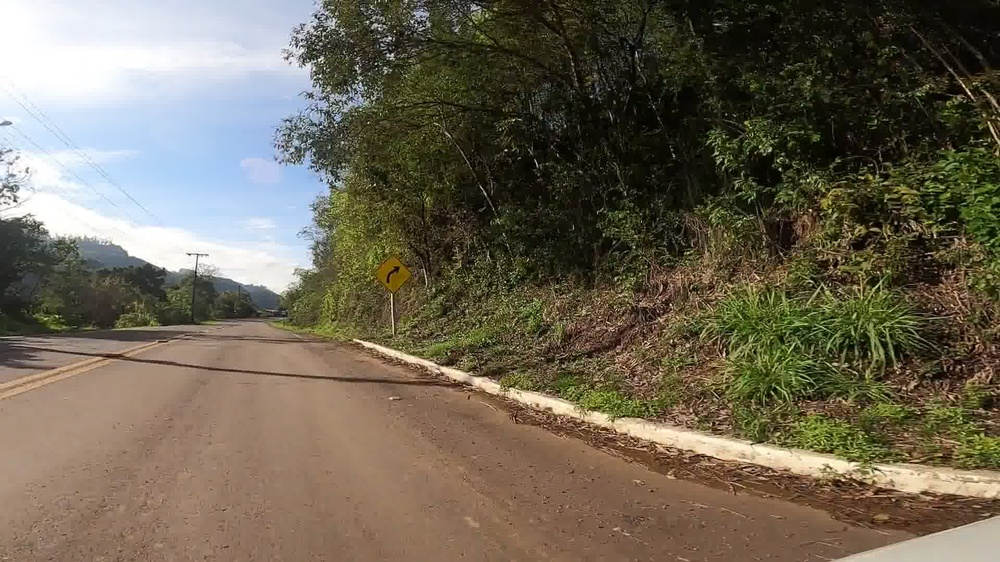
#> input picture images/1167.jpg, 1000 x 562 px, shrunk from 1920 x 1080 before the run
$ python -i mascaras.py   (imports and definitions only)
#> lines starting #> are read from the running program, lines starting #| are printed output that depends on the picture; after the words box and inside, x2 and y2 are one past the last pixel; in counts of white or black regions, pixels touching at a corner belong together
#> further down, picture is the input picture: shape (562, 1000, 3); mean B, G, R 84.5, 101.5, 109.9
import numpy as np
import cv2 as cv

def color_segmentation(img):
    hsv = cv.cvtColor(img, cv.COLOR_BGR2HSV)
#> hsv: shape (562, 1000, 3); mean H, S, V 33.3, 105.6, 115.2

    # Vermelho
    lower_red1 = np.array([0, 130, 90])
    upper_red1 = np.array([10, 255, 255])
    lower_red2 = np.array([170, 130, 90])
    upper_red2 = np.array([180, 255, 255])

    # Amarelo
    lower_yellow = np.array([22, 100, 100])
    upper_yellow = np.array([30, 255, 255])

    mask_red1 = cv.inRange(hsv, lower_red1, upper_red1)
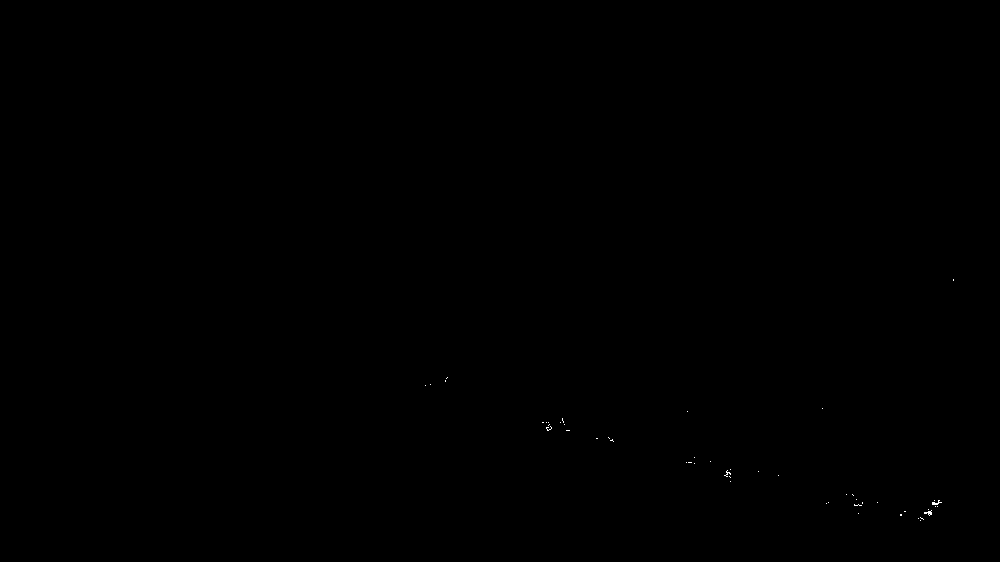
#> mask_red1: shape (562, 1000); 0.03% white in thin lines or dots, all inside (x1, y1, x2, y2) = (425, 279, 954, 521)
    mask_red2 = cv.inRange(hsv, lower_red2, upper_red2)
#> mask_red2: shape (562, 1000); every value is 0
    mask_yellow = cv.inRange(hsv, lower_yellow, upper_yellow)
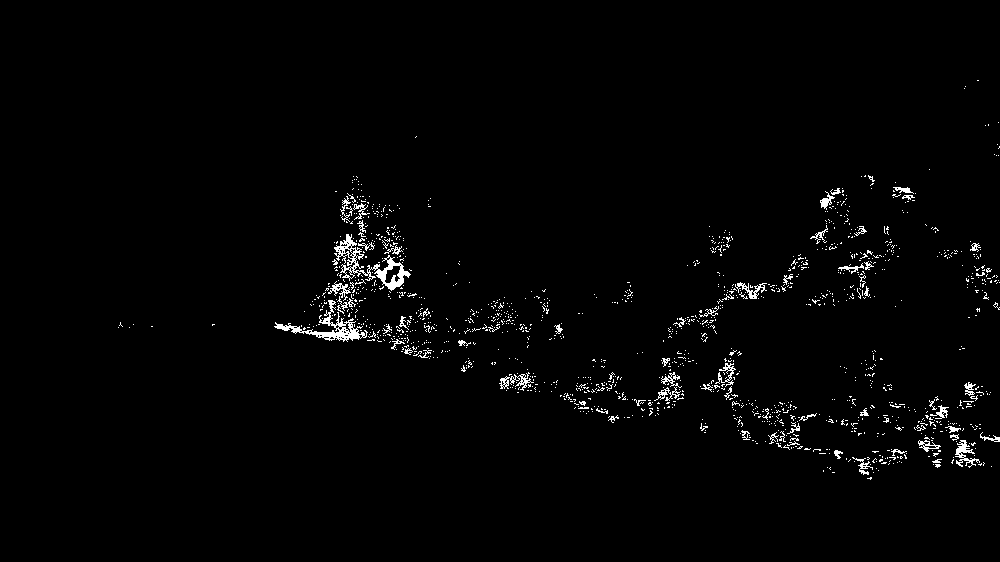
#> mask_yellow: shape (562, 1000); 1.7% white in thin lines or dots, all inside (x1, y1, x2, y2) = (118, 80, 1000, 480)

    mask_combined = cv.bitwise_or(mask_red1, mask_red2)
    mask_combined = cv.bitwise_or(mask_combined, mask_yellow)
#> mask_combined: shape (562, 1000); 1.7% white in thin lines or dots, all inside (x1, y1, x2, y2) = (118, 80, 1000, 521)

    return mask_combined

>>> import cv2
>>> picture = cv2.imread('../images/1167.jpg')
>>> result = color_segmentation(picture)

$ run again, on images/1586.jpg
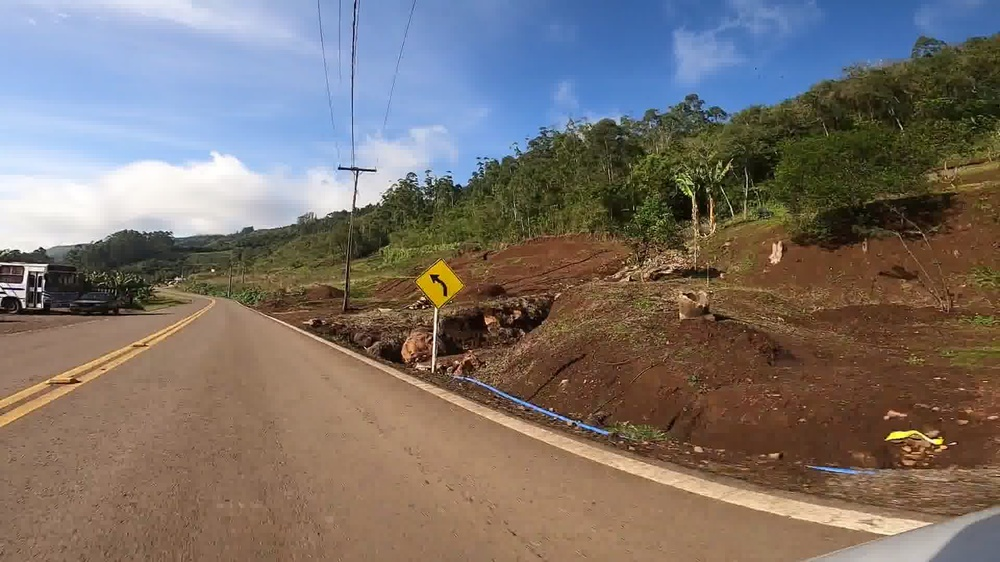
#> input picture images/1586.jpg, 1000 x 562 px, shrunk from 1920 x 1080 before the run
#> picture is the input picture: shape (562, 1000, 3); mean B, G, R 107.4, 113.5, 122.7
#> hsv: shape (562, 1000, 3); mean H, S, V 42.8, 111.5, 143.5
#> in color_segmentation, `mask_red1 = cv.inRange(hsv, lower_red1, upper_red1)`:
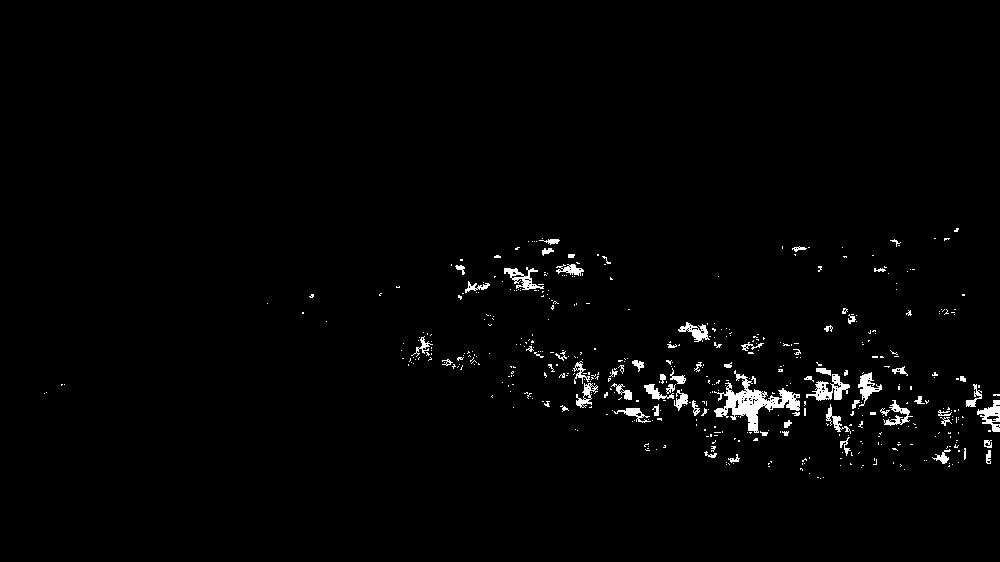
#> mask_red1: shape (562, 1000); 1.6% white; 485 white regions (413 under 20 px), largest, box (x1, y1, x2, y2) and area: (714, 370, 800, 433) 1681, (806, 374, 850, 401) 491, (977, 400, 1000, 432) 354
#> mask_red2: shape (562, 1000); every value is 0
#> mask_yellow: shape (562, 1000); 1.2% white; 436 white regions (397 under 20 px), largest, box (x1, y1, x2, y2) and area: (415, 242, 463, 309) 1298, (350, 261, 409, 289) 696, (277, 265, 344, 288) 669
#> in color_segmentation, `mask_combined = cv.bitwise_or(mask_combined, mask_yellow)`:
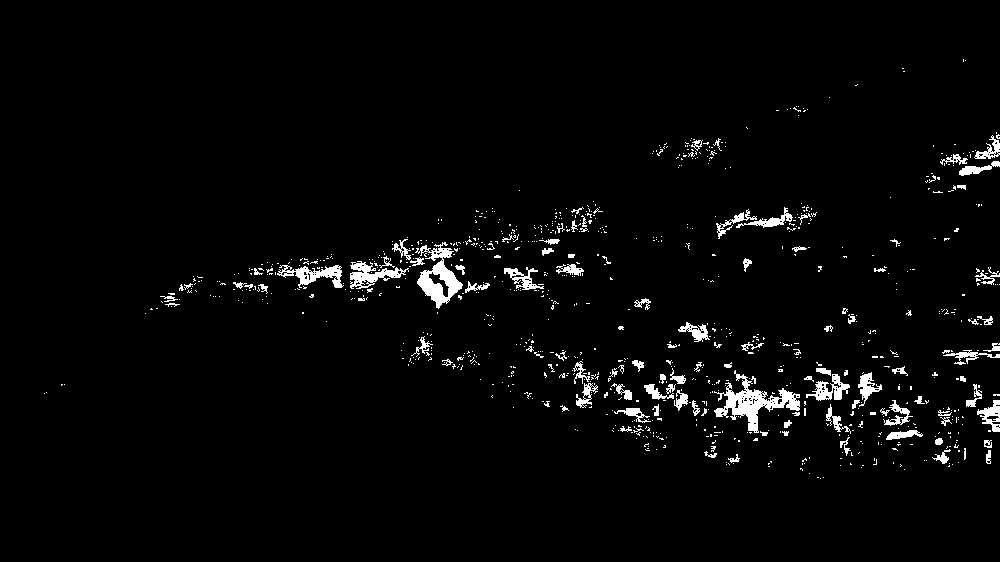
#> mask_combined: shape (562, 1000); 2.8% white; 921 white regions (810 under 20 px), largest, box (x1, y1, x2, y2) and area: (714, 370, 800, 433) 1681, (415, 242, 463, 309) 1298, (350, 261, 409, 289) 696

$ run again, on images/1719.jpg
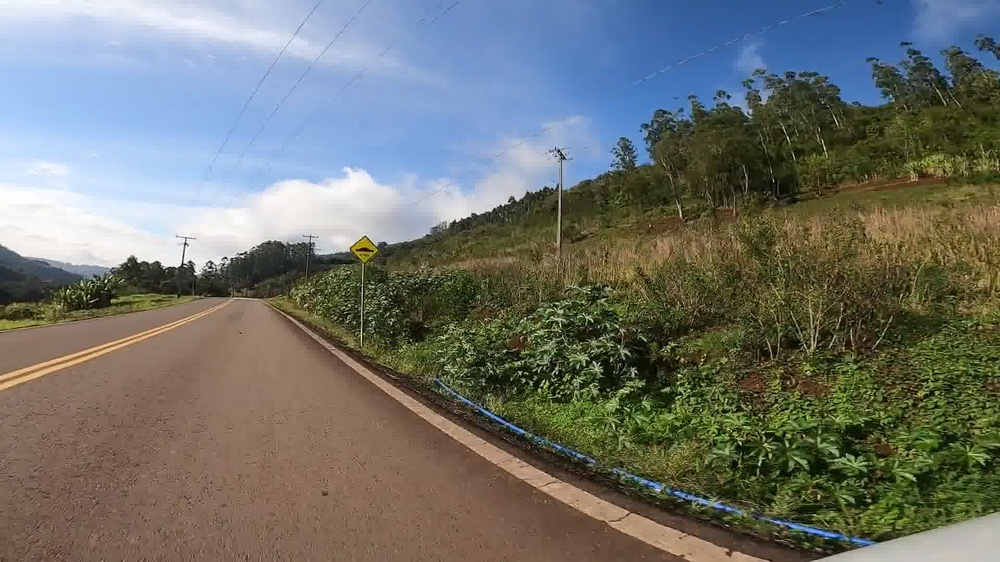
#> input picture images/1719.jpg, 1000 x 562 px, shrunk from 1920 x 1080 before the run
#> picture is the input picture: shape (562, 1000, 3); mean B, G, R 109.3, 115, 111.9
#> hsv: shape (562, 1000, 3); mean H, S, V 51.2, 106.8, 135.9
#> mask_red1: shape (562, 1000); 0% white in thin lines or dots, all inside (x1, y1, x2, y2) = (517, 347, 756, 552)
#> mask_red2: shape (562, 1000); every value is 0
#> in color_segmentation, `mask_yellow = cv.inRange(hsv, lower_yellow, upper_yellow)`:
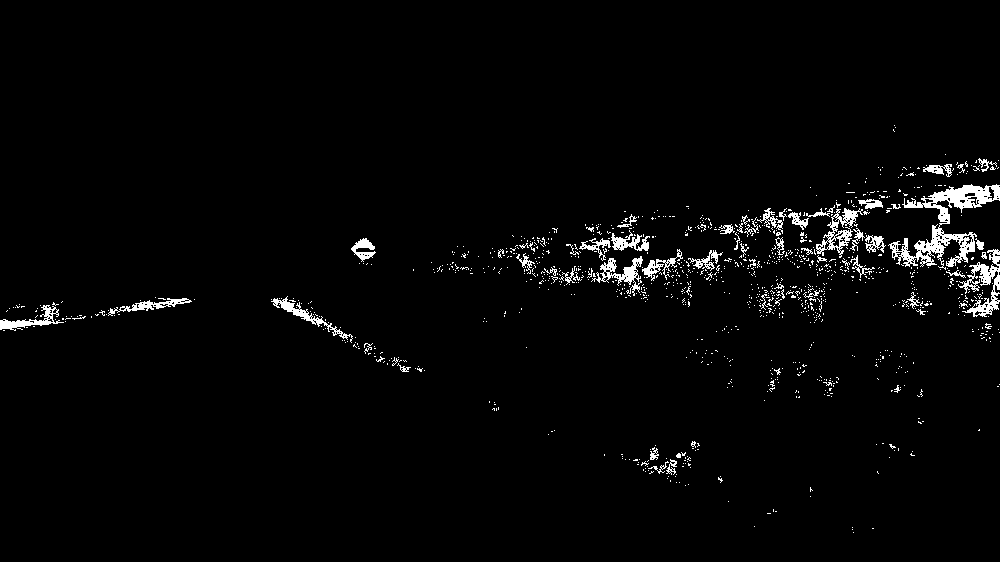
#> mask_yellow: shape (562, 1000); 2.4% white; 1125 white regions (1060 under 20 px), largest, box (x1, y1, x2, y2) and area: (888, 184, 1000, 270) 2774, (958, 249, 1000, 317) 1008, (816, 208, 863, 258) 706

$ run again, on images/1794.jpg
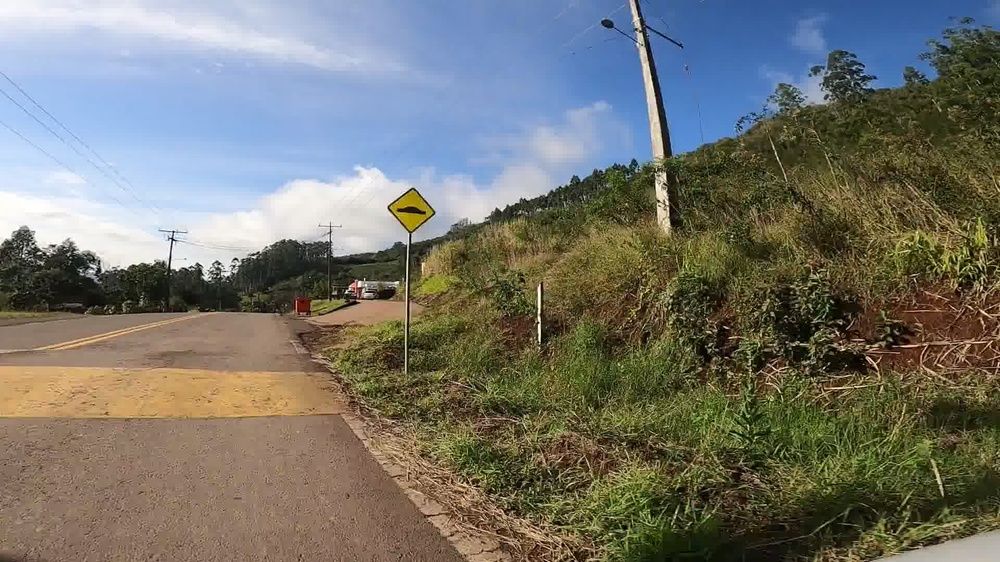
#> input picture images/1794.jpg, 1000 x 562 px, shrunk from 1920 x 1080 before the run
#> picture is the input picture: shape (562, 1000, 3); mean B, G, R 109.2, 117, 117.1
#> hsv: shape (562, 1000, 3); mean H, S, V 49.1, 107.8, 138.2
#> in color_segmentation, `mask_red1 = cv.inRange(hsv, lower_red1, upper_red1)`:
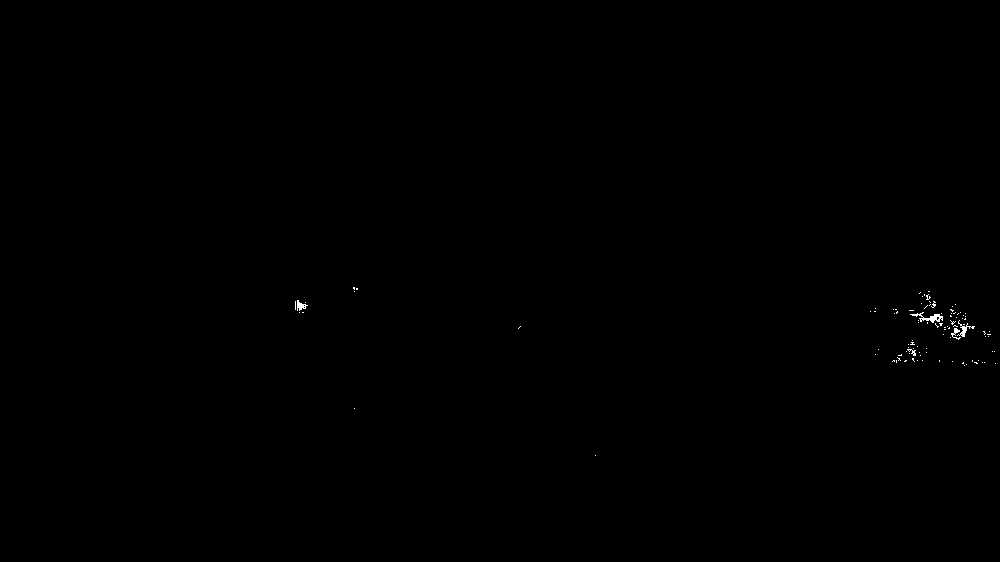
#> mask_red1: shape (562, 1000); 0.11% white in thin lines or dots, all inside (x1, y1, x2, y2) = (295, 287, 996, 456)
#> mask_red2: shape (562, 1000); every value is 0
#> mask_yellow: shape (562, 1000); 4.4% white in thin lines or dots, all inside (x1, y1, x2, y2) = (0, 95, 1000, 562)
#> in color_segmentation, `mask_combined = cv.bitwise_or(mask_combined, mask_yellow)`:
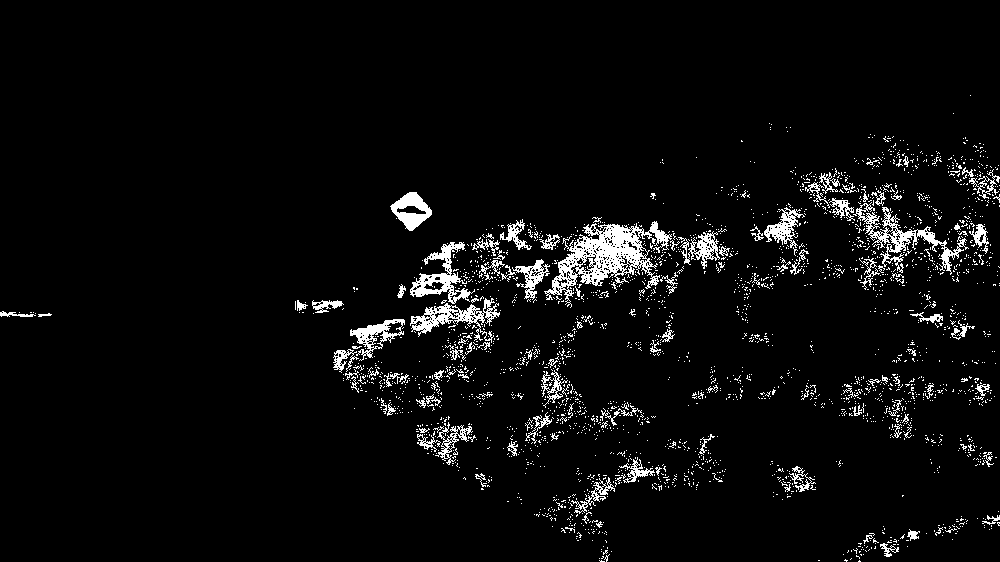
#> mask_combined: shape (562, 1000); 4.5% white in thin lines or dots, all inside (x1, y1, x2, y2) = (0, 95, 1000, 562)
